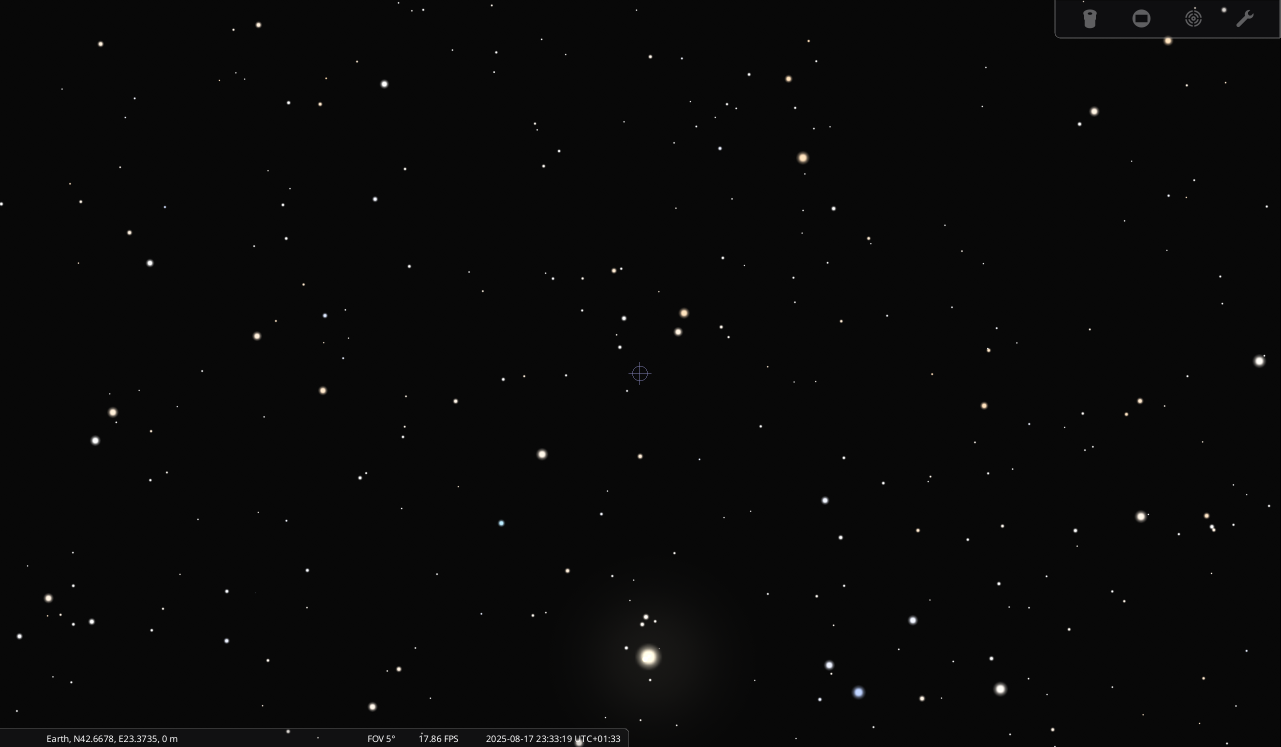
#> input picture src/test/test_images/Test_tracking/0RA_0DEC_FOV(5).png, 2561 x 1494 px, found by its file name (shown at 1/2 size)
$ python kalmanfil.py
#> lines starting #> are read from the running program, lines starting #| are printed output that depends on the picture; after the words box and inside, x2 and y2 are one past the last pixel; in counts of white or black regions, pixels touching at a corner belong together; long printed decimals are rounded
import numpy as np
import imageio.v3 as iio
import glob, os

class Track:
    def __init__(self, tid, x, y):
        self.id = tid
        self.x = x
        self.y = y
        self.vx = 0.0
        self.vy = 0.0
        self.age = 1
        self.history = [(x, y)]

    def predict(self, dt=1.0):
        self.x += self.vx * dt
        self.y += self.vy * dt

    # [12 lines left out: function update, not called in this run]


def detect_stars(img, threshold=150):
    """ Very simple: threshold + centroid of bright blobs """
    mask = img > threshold
    ys, xs = np.nonzero(mask)
    if len(xs) == 0:
        return []
    coords = np.column_stack([xs, ys])
    # cluster by proximity (cheap)
    from sklearn.cluster import DBSCAN
    labels = DBSCAN(eps=3, min_samples=3).fit(coords).labels_
    detections = []
    for lab in set(labels):
        if lab == -1:
            continue
        pts = coords[labels == lab]
        cx, cy = pts[:,0].mean(), pts[:,1].mean()
        detections.append((cx, cy))
    return detections


def associate(tracks, detections, max_dist=8.0):
    matches = {}
    unmatched_tracks = list(range(len(tracks)))
    unmatched_dets = list(range(len(detections)))
    if not tracks or not detections:
        return matches, unmatched_tracks, unmatched_dets

    cost = np.zeros((len(tracks), len(detections)))
    for i,t in enumerate(tracks):
        for j,d in enumerate(detections):
            cost[i,j] = np.hypot(t.x-d[0], t.y-d[1])

    used_t, used_d = set(), set()
    for i,j in sorted([(i,j) for i in range(len(tracks)) for j in range(len(detections))],
                      key=lambda p: cost[p[0],p[1]]):
        if i in used_t or j in used_d:
            continue
        if cost[i,j] < max_dist:
            matches[i] = j
            used_t.add(i); used_d.add(j)

    unmatched_tracks = [i for i in range(len(tracks)) if i not in used_t]
    unmatched_dets = [j for j in range(len(detections)) if j not in used_d]
    return matches, unmatched_tracks, unmatched_dets


def track_sequence(frames, threshold=150):
    tracks = []
    next_id = 1
    for fidx,img in enumerate(frames):
        detections = detect_stars(img, threshold)
        # predict forward using velocity
        for t in tracks:
            t.predict(dt=1.0)

        matches, un_tracks, un_dets = associate(tracks, detections)

        for ti,di in matches.items():
            tracks[ti].update(*detections[di], dt=1.0)

        for di in un_dets:
            cx,cy = detections[di]
            tracks.append(Track(next_id, cx, cy))
            next_id += 1

        print(f"Frame {fidx+1}: {len(detections)} detections, {len(tracks)} tracks")
    return tracks


# [9 lines left out: function load_frames_from_dir, not called in this run]

if __name__ == "__main__":
    # Example: synthetic stars
    import matplotlib.pyplot as plt
    H,W=256,256
    n_frames=20
    xs,ys=np.linspace(40,200,n_frames),np.linspace(60,150,n_frames)
    frames=[]
    for i in range(n_frames):
        img=np.random.normal(20,2,(H,W))
        xi,yi=int(xs[i]),int(ys[i])
        img[yi-1:yi+2, xi-1:xi+2]+=200
        frames.append(img)

    tracks=track_sequence(frames,threshold=50)

    # visualize
    plt.imshow(frames[-1],cmap='gray')
    for t in tracks:
        pts=np.array(t.history)
        plt.plot(pts[:,0],pts[:,1])
    plt.show()
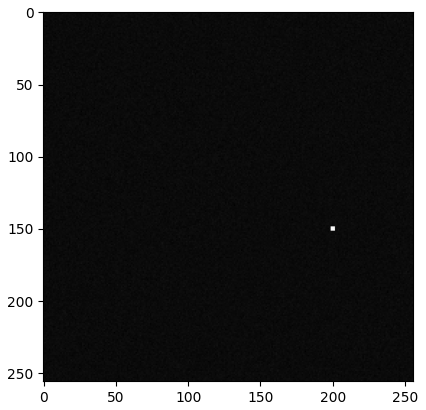
#> figure drawn by matplotlib, 1 panel

# Tracking (velocity-based, no LK optical flow)
import cv2 as cv
import numpy as np
from scipy.spatial.transform import Rotation as R

# ----------------------------
# Camera intrinsics & helpers
# ----------------------------
def get_intrinsics (img, fov_deg =70):
    h, w =  img.shape[:2]
    fov_rad= np.radians(fov_deg)  # horizontal FOV
    fx = w / (2.0 * np.tan(fov_rad / 2.0))
    fy = fx * (h / w)
    cy = h / 2.0
    cx= w / 2.0
    return cx,cy,fx,fy

def processing_image (img):
    gray = cv.cvtColor(img,cv.COLOR_BGR2GRAY)
    blurred = cv.GaussianBlur(gray, (5, 5), 1)
    _, image_processed = cv.threshold(blurred, 0, 255, cv.THRESH_BINARY + cv.THRESH_OTSU)
    return image_processed

def detector(img,w,h,max_corners,quality_level,min_distance,  margin_x,margin_y):
    p0 = cv.goodFeaturesToTrack(img,
                                maxCorners=max_corners,
                                qualityLevel=quality_level,
                                minDistance=min_distance)
    if p0 is None or len(p0)==0:
        return np.empty((0,2), dtype=np.float32)
    # keep only points away from borders
    filtered = []
    for pt in p0:
        x, y = pt.ravel()
        if margin_x < x < (w - margin_x) and margin_y < y < (h - margin_y):
            filtered.append([x, y])
    return np.array(filtered, dtype=np.float32)

def pixel_to_unit_vector(points, cx, cy, fx, fy):
    vectors = []
    for v,u in points:
        x = (v - cx) / fx
        y = -(u - cy) / fy   # flip Y to make up = north
        z = 1.0
        vec = np.array([x, y, z], dtype=np.float64)
        vec /= np.linalg.norm(vec)
        vectors.append(vec)
    return np.array(vectors)

def estimate_rotation(v1, v2):
    v1_mean = np.mean(v1, axis=0)
    v2_mean = np.mean(v2, axis=0)

    v1_centered = v1 - v1_mean
    v2_centered = v2 - v2_mean

    H = v1_centered.T @ v2_centered
    U, S, Vt = np.linalg.svd(H)
    R_matrix = Vt.T @ U.T
    if np.linalg.det(R_matrix) < 0:
        Vt[-1, :] *= -1
        R_matrix = Vt.T @ U.T
    return R.from_matrix(R_matrix)

def vector_to_radec(vec):
    x, y, z = vec
    ra = np.degrees(np.arctan2(y, x)) % 360
    dec = np.degrees(np.arcsin(z))
    return ra, dec

# [4 lines left out: function radec_from_pixels, not called in this run]

def radec_to_vector(ra_deg, dec_deg):
    ra = np.radians(ra_deg); dec = np.radians(dec_deg)
    x = np.cos(dec) * np.cos(ra)
    y = np.cos(dec) * np.sin(ra)
    z = np.sin(dec)
    return np.array([x, y, z], dtype=np.float64)

def build_cam_to_eq(RA0_deg, DEC0_deg, roll_deg=0.0):
    # boresight vector (+Z_cam) in EQ coords
    boresight = radec_to_vector(RA0_deg, DEC0_deg)
    ra = np.radians(RA0_deg); dec = np.radians(DEC0_deg)
    east = np.array([-np.sin(ra), np.cos(ra), 0.0], dtype=np.float64); east /= np.linalg.norm(east)
    north = np.cross(boresight, east); north /= np.linalg.norm(north)
    if abs(roll_deg) > 1e-8:
        roll = R.from_rotvec(np.radians(roll_deg) * boresight)
        east = roll.apply(east); north = roll.apply(north)
    x_eq, y_eq, z_eq = east, north, boresight
    return np.column_stack([x_eq, y_eq, z_eq])

# ----------------------------
# Velocity-based tracker
# ----------------------------
class Track:
    __slots__ = ("id","x","y","vx","vy","age","misses","history")
    def __init__(self, tid, x, y):
        self.id = tid
        self.x  = float(x)
        self.y  = float(y)
        self.vx = 0.0
        self.vy = 0.0
        self.age = 1
        self.misses = 0
        self.history = [(self.x, self.y)]
    def predict(self, dt):
        self.x += self.vx * dt
        self.y += self.vy * dt
    def update(self, zx, zy, dt, alpha=0.7):
        # innovation
        dx = zx - self.x
        dy = zy - self.y
        # position update
        self.x += alpha * dx
        self.y += alpha * dy
        # velocity update uses position innovation / dt
        self.vx += (alpha * dx) / max(dt, 1e-6)
        self.vy += (alpha * dy) / max(dt, 1e-6)
        self.age += 1
        self.misses = 0
        self.history.append((self.x, self.y))

def associate(tracks, detections, gate_px=6.0):
    """
    Greedy nearest-neighbor association with distance gating.
    tracks: list[Track]
    detections: (N,2) array
    returns: matches dict track_idx->det_idx, unmatched_tracks, unmatched_dets
    """
    if len(tracks)==0 or len(detections)==0:
        return {}, list(range(len(tracks))), list(range(len(detections)))
    T, D = len(tracks), len(detections)
    tr_xy = np.array([[t.x, t.y] for t in tracks], dtype=np.float32)
    d_xy  = detections.astype(np.float32)
    dists = np.sqrt(((tr_xy[:,None,:] - d_xy[None,:,:])**2).sum(axis=2))
    pairs = [(i,j,dists[i,j]) for i in range(T) for j in range(D)]
    pairs.sort(key=lambda x: x[2])
    used_t, used_d = set(), set()
    matches = {}
    for i,j,d in pairs:
        if i in used_t or j in used_d:
            continue
        if d <= gate_px:
            matches[i]=j
            used_t.add(i); used_d.add(j)
    unmatched_tracks = [i for i in range(T) if i not in used_t]
    unmatched_dets   = [j for j in range(D) if j not in used_d]
    return matches, unmatched_tracks, unmatched_dets

# ----------------------------
# Demo / main
# ----------------------------
if __name__ == "__main__":
    # Example: two frames (you can extend to many frames by looping)
    img1 = cv.imread("src/test/test_images/Test_tracking/0RA_0DEC_FOV(5).png")
#> img1 is the input picture: shape (1494, 2561, 3); mean B, G, R 8.8, 8.8, 8.8
    img2 = cv.imread("src/test/test_images/Test_tracking/0RA_0.1DEC_FOV(5).png")
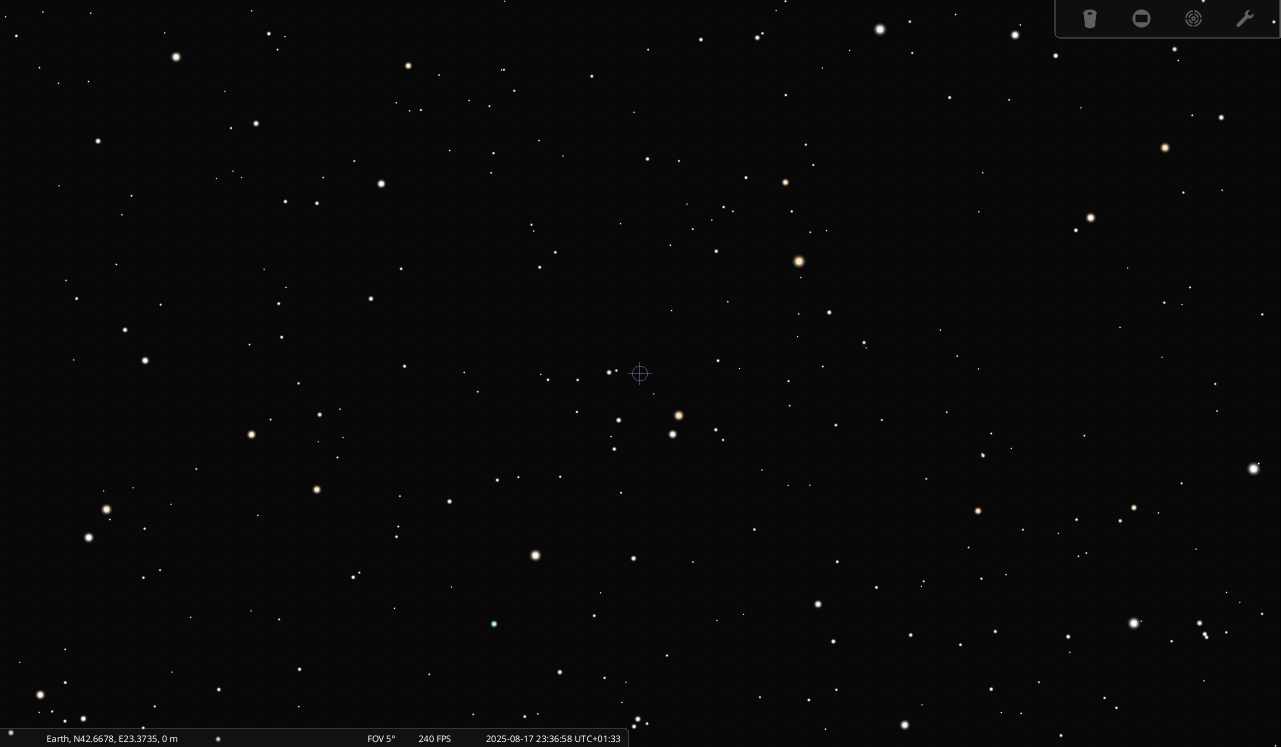
#> input picture src/test/test_images/Test_tracking/0RA_0.1DEC_FOV(5).png, 2561 x 1494 px, found by its file name (shown at 1/2 size)
#> img2 is the input picture: shape (1494, 2561, 3); mean B, G, R 8.6, 8.5, 8.6

    assert img1 is not None and img2 is not None, "Could not load test images."

    cx,cy,fx,fy = get_intrinsics(img1)
#> cx = 1280.5; cy = 747; fx = 1828.7; fy = 1066.8
    img_processed1 = processing_image(img1)
    img_processed2 = processing_image(img2)
#> in processing_image (call 2), `_, image_processed = cv.threshold(blurred, 0, 255, cv.THRESH_BINARY + ..`:
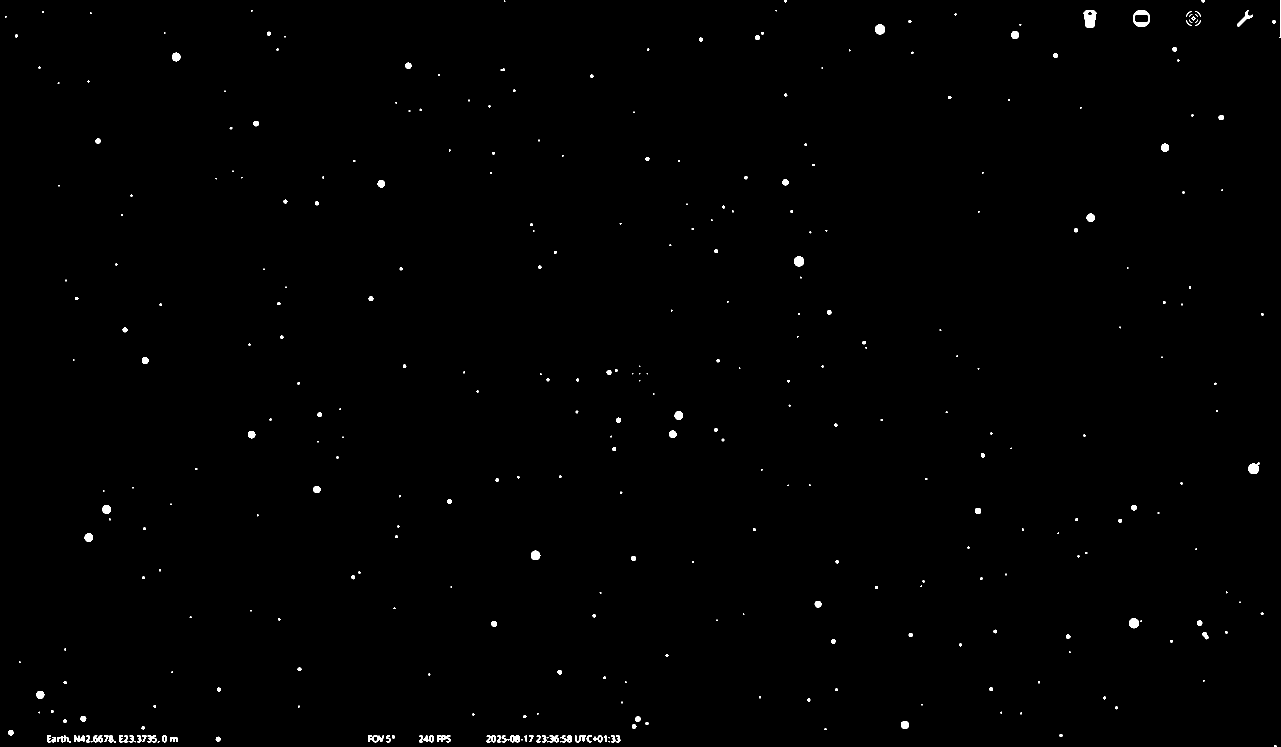
#> image_processed: shape (1494, 2561) (shown at 1/2 size); 0.46% white; 358 white regions (176 under 20 px), largest, box (x1, y1, x2, y2) and area: (2167, 20, 2193, 56) 693, (2266, 20, 2300, 54) 537, (2497, 925, 2519, 948) 380
    h, w =  img1.shape[:2]

    # --- Detect stars in both frames
    p0 = detector(img_processed1, w, h, max_corners=1000, quality_level=0.001, min_distance=4, margin_x=10, margin_y=10)
#> in detector, `p0 = cv.goodFeaturesToTrack(img, maxCorners=max_corners, qualityLevel=..`: p0 = 1000 rows, first 8: [2154, 1092], [528, 833], [1279, 761], [1294, 747], [1279, 747], [1265, 747], [1535, 733], [1279, 732]
#> the loop in detector, `for pt in p0:` made 1000 passes
#> after the loop in detector, `for pt in p0:`: filtered = 977 pairs, first value 33 to 2539, second value 11 to 1483
#> p0 has the same summary as filtered in detector
    p1 = detector(img_processed2, w, h, max_corners=1200, quality_level=0.001, min_distance=4, margin_x=10, margin_y=10)
#> in detector (call 2), `p0 = cv.goodFeaturesToTrack(img, maxCorners=max_corners, qualityLevel=..`: p0 = 1048 rows, first 8: [39, 1324], [2139, 1304], [2282, 1242], [1279, 761], [1081, 748], [1294, 747], [1279, 747], [1265, 747]
#> the loop in detector (call 2), `for pt in p0:` made 1048 passes
#> p1 = 1023 pairs, first value 11 to 2550, second value 21 to 1483

    if p0.size == 0:
        raise SystemExit("No features found in the first image!")
    print("Features frame1:", len(p0), "frame2:", len(p1))
#| Features frame1: 977 frame2: 1023

    # --- Initialize tracks from frame 1 detections
    DT = 1.0        # time between frames (tune to your cadence)
    GATE_PX = 8.0   # association gate in pixels
    ALPHA = 0.7     # update gain (0..1)

    tracks = [Track(tid=i+1, x=pt[0], y=pt[1]) for i,pt in enumerate(p0)]
#> tracks = 977 items

    # Predict to frame 2 using velocity (initially 0 => predict at same spot)
    for t in tracks:
        t.predict(DT)

    # Associate predictions to detections in frame 2
    matches, un_t, un_d = associate(tracks, p1, gate_px=GATE_PX)
#> in associate, `T, D = len(tracks), len(detections)`: T = 977; D = 1023
#> in associate, `tr_xy = np.array([[t.x, t.y] for t in tracks], dtype=np.float32)`: tr_xy has the same summary as filtered in detector
#> in associate, `d_xy  = detections.astype(np.float32)`: d_xy has the same summary as p1 outside associate
#> in associate, `dists = np.sqrt(((tr_xy[:,None,:] - d_xy[None,:,:])**2).sum(axis=2))`:
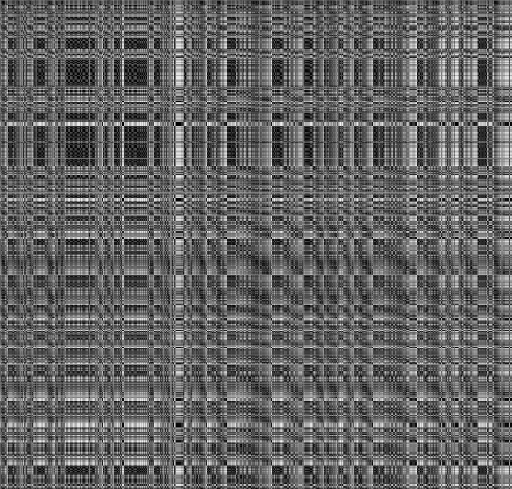
#> dists: shape (977, 1023) float32 (shown at 1/2 size); min 0, max 2874.2, mean 1119.1; drawn with min black and max white
#> in associate, `pairs = [(i,j,dists[i,j]) for i in range(T) for j in range(D)]`: pairs = 999471 items
#> the loop in associate, `for i,j,d in pairs:` made 999471 passes
#> (i, j) on passes 1 to 3: (2, 3), (3, 5), (4, 6)
#> after the loop in associate, `for i,j,d in pairs:`: matches = 315 items
#> in associate, `unmatched_tracks = [i for i in range(T) if i not in used_t]`: unmatched_tracks = 662 values from 0 to 976
#> in associate, `unmatched_dets   = [j for j in range(D) if j not in used_d]`: unmatched_dets = 708 values from 0 to 1021
#> matches = 315 items; un_t = 662 values from 0 to 976; un_d = 708 values from 0 to 1021

    # Update matched tracks (position + velocity)
    for ti, di in matches.items():
        zx, zy = p1[di]
        tracks[ti].update(zx, zy, dt=DT, alpha=ALPHA)
#> this loop made 315 passes
#> (ti, di, zx, zy) on passes 1 to 3: (2, 3, 1279, 761), (3, 5, 1294, 747), (4, 6, 1279, 747)

    # Optionally: spawn tracks for unmatched detections (not needed for just two frames)
    # for di in un_d:
    #     zx, zy = p1[di]
    #     tracks.append(Track(tid=len(tracks)+1, x=zx, y=zy))

    # --- Build matched point arrays for rotation estimate (like your good_old/good_new)
    good_old = np.array([ [tracks[ti].history[0][0], tracks[ti].history[0][1]] for ti in matches.keys() ], dtype=np.float32)
#> good_old = 315 pairs, first value 94 to 2505, second value 20 to 1483
    good_new = np.array([ [tracks[ti].x,                 tracks[ti].y]           for ti in matches.keys() ], dtype=np.float32)
#> good_new = 315 pairs, first value 94 to 2505, second value 20.7 to 1483

    print(f"Matched pairs: {len(good_old)}")
#| Matched pairs: 315

    # --- Visualization of motion
    img_tracked = img2.copy()
    for (c,d),(a,b) in zip(good_old, good_new):
        cv.line(img_tracked, (int(c), int(d)), (int(a), int(b)), (0,255,0), 2)
        cv.circle(img_tracked, (int(a), int(b)), 3, (0,0,255), -1)
#> this loop made 315 passes
#> (c, d, a, b) on passes 1 to 3: (1279, 761, 1279, 761), (1294, 747, 1294, 747), (1279, 747, 1279, 747)
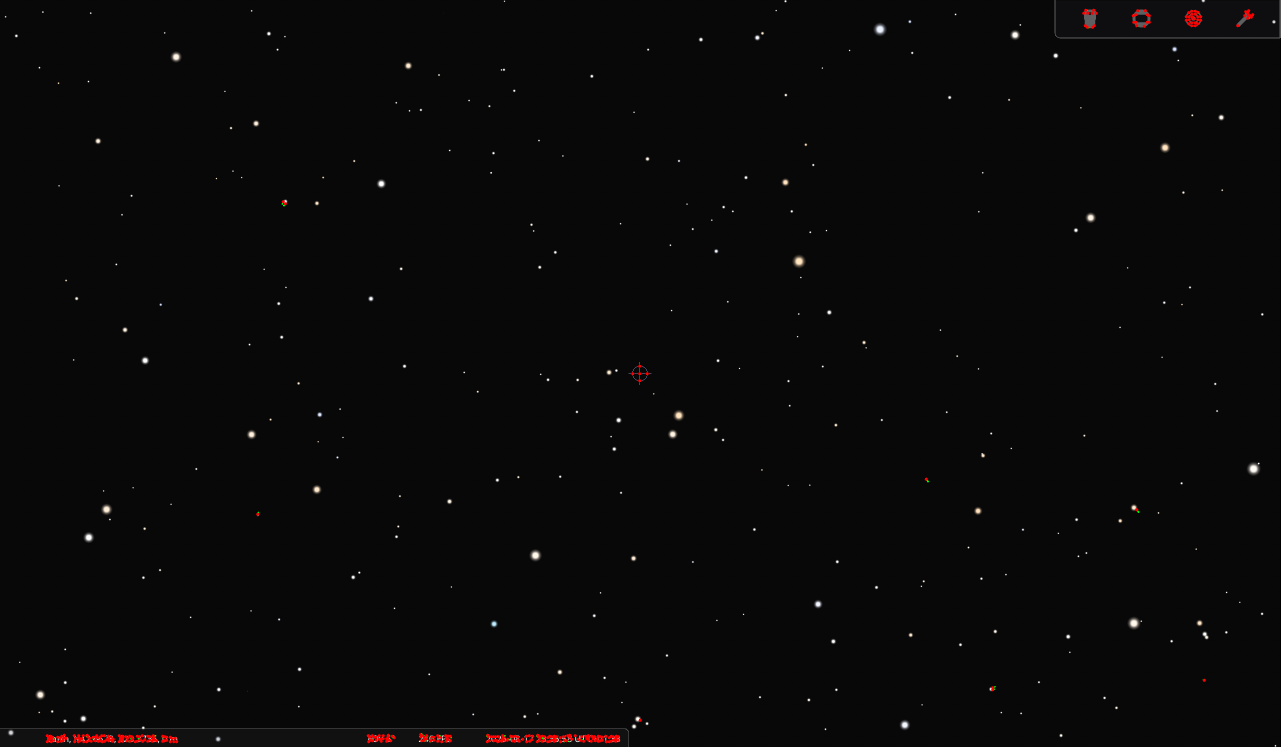
#> img_tracked: shape (1494, 2561, 3) (shown at 1/2 size); 0.22% of pixels changed, all inside (x1, y1, x2, y2) = (91, 17, 2509, 1487)
    cv.imshow("Velocity-based tracking", img_tracked)
    cv.waitKey(0)
    cv.destroyAllWindows()
    cv.imwrite("output_tracking_velocity.jpg", img_tracked)

    # --- Rotation from matched stars
    v1 = pixel_to_unit_vector(good_old, cx, cy, fx, fy)
#> the loop in pixel_to_unit_vector, `for v,u in points:` made 315 passes
#> (v, u) on passes 7 to 9: (1095, 1475), (1035, 1480), (867, 1480)
    v2 = pixel_to_unit_vector(good_new, cx, cy, fx, fy)
#> the loop in pixel_to_unit_vector (call 2), `for v,u in points:` made 315 passes
    rot = estimate_rotation(v1, v2)
    print("Rotation matrix:\n", rot.as_matrix())
#| Rotation matrix:
#|  [[ 9.99999972e-01  3.83022236e-05 -2.35124763e-04]
#|  [-3.82672580e-05  9.99999988e-01  1.48713409e-04]
#|  [ 2.35130457e-04 -1.48704407e-04  9.99999961e-01]]
    print("Euler angles [°] (zyx):", rot.as_euler('zyx', degrees=True))
#| Euler angles [°] (zyx): [-0.002195 -0.01347 -0.008521]

    ra_delta  = rot.as_euler('zyx', degrees=True)[1]  # Y-axis
    dec_delta = rot.as_euler('zyx', degrees=True)[0]  # Z-axis
    print(f"ΔRA ≈ {ra_delta:.4f}°, ΔDEC ≈ {dec_delta:.4f}°")
#| ΔRA ≈ -0.0135°, ΔDEC ≈ -0.0022°

    # --- Boresight examples (same as your code)
    RA0, DEC0 = 0.0, 0.0
    R_cam2eq = build_cam_to_eq(RA0, DEC0, roll_deg=0.0)
    boresight_cam = np.array([0,0,1], dtype=np.float64)

    boresight_eq1 = R_cam2eq @ boresight_cam
    boresight_ra_dec1 = vector_to_radec(boresight_eq1)

    R_cam2eq_2 = rot.as_matrix() @ R_cam2eq
    boresight_eq2 = R_cam2eq_2 @ boresight_cam
    boresight_ra_dec2 = vector_to_radec(boresight_eq2)

    print("Boresight (frame 1): RA={:.3f}°, DEC={:.3f}°".format(*boresight_ra_dec1))
    print("Boresight (frame 2): RA={:.3f}°, DEC={:.3f}°".format(*boresight_ra_dec2))
#| Boresight (frame 2): RA=359.998°, DEC=0.013°
    angle = np.degrees(np.arccos(np.clip(np.dot(
        boresight_eq1/np.linalg.norm(boresight_eq1),
        boresight_eq2/np.linalg.norm(boresight_eq2)
    ), -1, 1)))
    print("Measured boresight shift: {:.3f}°".format(angle))
#| Measured boresight shift: 0.014°
